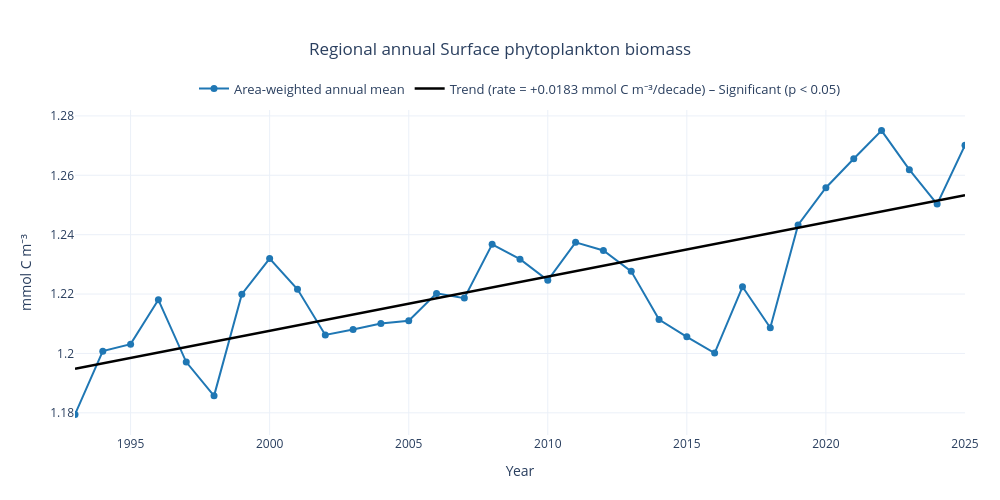

Notebook code cell kept with this figure:
### Markdown cell above
## 5. Area-weighted regional time series

### Code cell
weights = np.cos(np.deg2rad(field.latitude))
regional_monthly = field.weighted(weights).mean(('latitude', 'longitude'))
regional_annual = regional_monthly.resample(time='YS').mean()
x_dates = pd.DatetimeIndex(regional_annual.time.values)
x = x_dates.year.to_numpy()
y = regional_annual.values
valid = np.isfinite(y)
trend_result = stats.linregress(x[valid], y[valid])
slope = trend_result.slope
significant = trend_result.pvalue < 0.05
trend_style = 'solid' if significant else 'dash'
significance_text = 'Significant (p < 0.05)' if significant else 'Not significant (p ≥ 0.05)'

fig = go.Figure()
fig.add_trace(go.Scatter(
    x=x_dates, y=y, mode='lines+markers', name='Area-weighted annual mean',
    line=dict(color='#1f77b4', width=2), marker=dict(size=7),
    hovertemplate='%{x|%Y}<br>%{y:.4g} ' + units + '<extra></extra>',
))
fig.add_trace(go.Scatter(
    x=x_dates[valid], y=trend_result.intercept + slope*x[valid], mode='lines',
    line=dict(color='black', width=2.5, dash=trend_style),
    name=f'Trend (rate = {slope*10:+.3g} {units}/decade) – {significance_text}',
    hovertemplate='Trend %{x|%Y}<br>%{y:.4g} ' + units + '<extra></extra>',
))
fig.update_layout(
    title=dict(text=f'Regional annual {label}', x=0.5, xanchor='center'),
    xaxis=dict(title='Year', range=[x_dates[valid].min(), x_dates[valid].max()], showgrid=True),
    yaxis=dict(title=units, showgrid=True), template='plotly_white',
    width=1000, height=500, hovermode='x unified',
    legend=dict(orientation='h', yanchor='bottom', y=1.02, xanchor='center', x=0.5, font=dict(size=13)),
    margin=dict(l=75, r=35, t=110, b=65),
)
fig.write_html(fig_dir / f'regional_{variable}_timeseries.html', include_plotlyjs='cdn')
fig.show()

### Figure 1 — Plotly figure (JSON) as saved in the notebook; plotly's stock layout.template omitted (floating-point values rounded to 4 significant figures)
{"data": [{"hovertemplate": "%{x|%Y}<br>%{y:.4g} mmol C m⁻³<extra></extra>", "line": {"color": "#1f77b4", "width": 2}, "marker": {"size": 7}, "mode": "lines+markers", "name": "Area-weighted annual mean", "type": "scatter", "x": ["1993-01-01T00:00:00", "1994-01-01T00:00:00", "1995-01-01T00:00:00", "1996-01-01T00:00:00", "1997-01-01T00:00:00", "1998-01-01T00:00:00", "1999-01-01T00:00:00", "2000-01-01T00:00:00", "2001-01-01T00:00:00", "2002-01-01T00:00:00", "2003-01-01T00:00:00", "2004-01-01T00:00:00", "2005-01-01T00:00:00", "2006-01-01T00:00:00", "2007-01-01T00:00:00", "2008-01-01T00:00:00", "2009-01-01T00:00:00", "2010-01-01T00:00:00", "2011-01-01T00:00:00", "2012-01-01T00:00:00", "2013-01-01T00:00:00", "2014-01-01T00:00:00", "2015-01-01T00:00:00", "2016-01-01T00:00:00", "2017-01-01T00:00:00", "2018-01-01T00:00:00", "2019-01-01T00:00:00", "2020-01-01T00:00:00", "2021-01-01T00:00:00", "2022-01-01T00:00:00", "2023-01-01T00:00:00", "2024-01-01T00:00:00", "2025-01-01T00:00:00"], "y": [1.179, 1.201, 1.203, 1.218, 1.197, 1.186, 1.22, 1.232, 1.222, 1.206, 1.208, 1.21, 1.211, 1.22, 1.219, 1.237, 1.232, 1.225, 1.237, 1.235, 1.228, 1.211, 1.206, 1.2, 1.222, 1.209, 1.243, 1.256, 1.266, 1.275, 1.262, 1.25, 1.27]}, {"hovertemplate": "Trend %{x|%Y}<br>%{y:.4g} mmol C m⁻³<extra></extra>", "line": {"color": "black", "dash": "solid", "width": 2.5}, "mode": "lines", "name": "Trend (rate = +0.0183 mmol C m⁻³/decade) – Significant (p < 0.05)", "type": "scatter", "x": ["1993-01-01T00:00:00", "1994-01-01T00:00:00", "1995-01-01T00:00:00", "1996-01-01T00:00:00", "1997-01-01T00:00:00", "1998-01-01T00:00:00", "1999-01-01T00:00:00", "2000-01-01T00:00:00", "2001-01-01T00:00:00", "2002-01-01T00:00:00", "2003-01-01T00:00:00", "2004-01-01T00:00:00", "2005-01-01T00:00:00", "2006-01-01T00:00:00", "2007-01-01T00:00:00", "2008-01-01T00:00:00", "2009-01-01T00:00:00", "2010-01-01T00:00:00", "2011-01-01T00:00:00", "2012-01-01T00:00:00", "2013-01-01T00:00:00", "2014-01-01T00:00:00", "2015-01-01T00:00:00", "2016-01-01T00:00:00", "2017-01-01T00:00:00", "2018-01-01T00:00:00", "2019-01-01T00:00:00", "2020-01-01T00:00:00", "2021-01-01T00:00:00", "2022-01-01T00:00:00", "2023-01-01T00:00:00", "2024-01-01T00:00:00", "2025-01-01T00:00:00"], "y": [1.195, 1.197, 1.199, 1.2, 1.202, 1.204, 1.206, 1.208, 1.209, 1.211, 1.213, 1.215, 1.217, 1.219, 1.22, 1.222, 1.224, 1.226, 1.228, 1.23, 1.231, 1.233, 1.235, 1.237, 1.239, 1.241, 1.242, 1.244, 1.246, 1.248, 1.25, 1.252, 1.253]}], "layout": {"height": 500, "hovermode": "x unified", "legend": {"font": {"size": 13}, "orientation": "h", "x": 0.5, "xanchor": "center", "y": 1.02, "yanchor": "bottom"}, "margin": {"b": 65, "l": 75, "r": 35, "t": 110}, "title": {"text": "Regional annual Surface phytoplankton biomass", "x": 0.5, "xanchor": "center"}, "width": 1000, "xaxis": {"range": ["1993-01-01T00:00:00", "2025-01-01T00:00:00"], "showgrid": true, "title": {"text": "Year"}}, "yaxis": {"showgrid": true, "title": {"text": "mmol C m⁻³"}}}}
